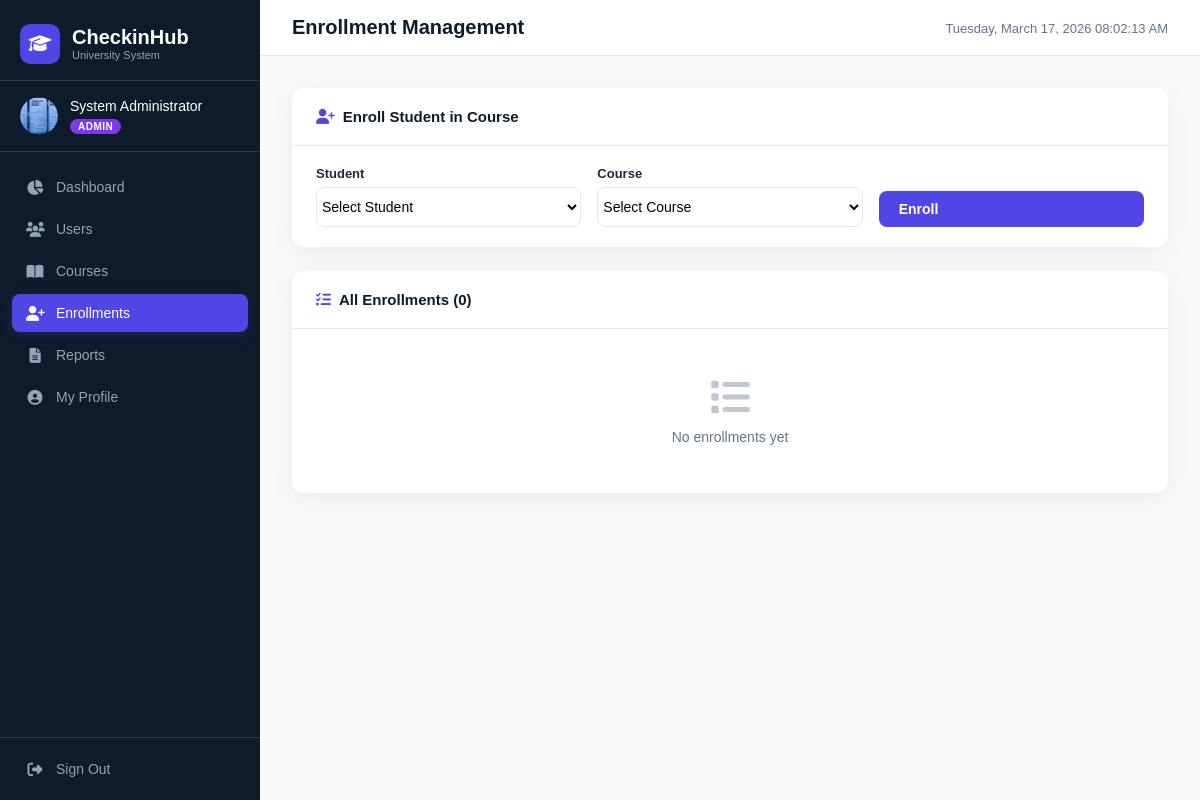
Before: /admin/enrollments (signed in) with the older database file.
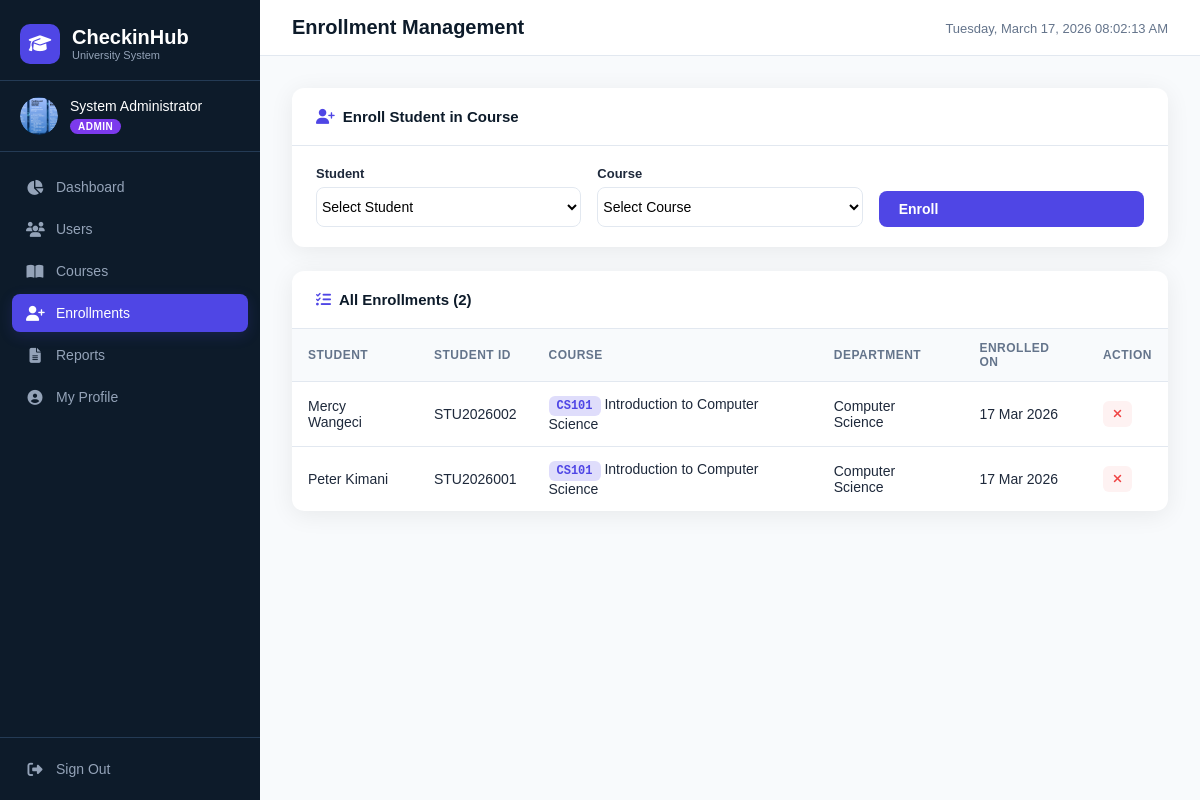
After: the same page with the newer database file.
### app/models/enrollment_model.py (models this page shows, shortened)
class Enrollment(db.Model):
    __tablename__ = 'enrollments'
    id = db.Column(db.Integer, primary_key=True)
    student_id = db.Column(db.Integer, db.ForeignKey('users.id'), nullable=False)
    course_id = db.Column(db.Integer, db.ForeignKey('courses.id'), nullable=False)
    enrolled_at = db.Column(db.DateTime, default=datetime.utcnow)
    __table_args__ = (db.UniqueConstraint('student_id', 'course_id', name='unique_enrollment'),)

### app/models/user_model.py (models this page shows, shortened)
class User(UserMixin, db.Model):
    __tablename__ = 'users'
    id = db.Column(db.Integer, primary_key=True)
    full_name = db.Column(db.String(150), nullable=False)
    email = db.Column(db.String(150), unique=True, nullable=False)
    student_id = db.Column(db.String(50), unique=True, nullable=True)
    password_hash = db.Column(db.String(256), nullable=False)
    role = db.Column(db.String(20), nullable=False, default='student')  # admin, lecturer, student
    is_active = db.Column(db.Boolean, default=True)
    profile_picture = db.Column(db.String(300), nullable=True)
    bio = db.Column(db.String(300), nullable=True)
    phone = db.Column(db.String(30), nullable=True)
    created_at = db.Column(db.DateTime, default=datetime.utcnow)
    enrollments = db.relationship(
        'Enrollment',
        backref='student',
        lazy='dynamic',
        cascade='all, delete-orphan',
        foreign_keys='Enrollment.student_id'
    )
    attendance_records = db.relationship(
        'AttendanceRecord',
        backref='student',
        lazy='dynamic',
        cascade='all, delete-orphan'
    )
    courses_teaching = db.relationship(
        'Course',
        backref='lecturer',
        lazy='dynamic',
        foreign_keys='Course.lecturer_id'
    )

### app/models/course_model.py (models this page shows, shortened)
class Course(db.Model):
    __tablename__ = 'courses'
    id = db.Column(db.Integer, primary_key=True)
    course_code = db.Column(db.String(20), unique=True, nullable=False)
    course_name = db.Column(db.String(200), nullable=False)
    department = db.Column(db.String(100), nullable=False)
    semester = db.Column(db.String(50), nullable=False)
    lecturer_id = db.Column(db.Integer, db.ForeignKey('users.id'), nullable=True)
    created_at = db.Column(db.DateTime, default=datetime.utcnow)
    enrollments = db.relationship(
        'Enrollment',
        backref='course',
        lazy='dynamic',
        cascade='all, delete-orphan'
    )
    sessions = db.relationship(
        'AttendanceSession',
        backref='course',
        lazy='dynamic',
        cascade='all, delete-orphan'
    )

### app/routes/admin_routes.py (the view)
@admin_bp.route('/enrollments')
@login_required
@role_required('admin')
def enrollments():
    students = User.query.filter_by(role='student').all()
    courses = Course.query.all()
    all_enrollments = Enrollment.query.all()
    return render_template('admin/enrollments.html',
        students=students, courses=courses, enrollments=all_enrollments)

### app/models/user_model.py (called while the page is built)
@login_manager.user_loader
def load_user(user_id):
    return User.query.get(int(user_id))

### app/utils/helpers.py (called while the page is built)
def role_required(*roles):
    def decorator(f):
        @wraps(f)
        def decorated_function(*args, **kwargs):
            if not current_user.is_authenticated:
                return redirect(url_for('auth.login'))
            if current_user.role not in roles:
                flash('Access denied. Insufficient permissions.', 'danger')
                return redirect(url_for('auth.login'))
            return f(*args, **kwargs)
        return decorated_function
    return decorator

### app/templates/admin/enrollments.html (shortened to what this page needs)
{% extends 'base.html' %}
{% block page_title %}Enrollment Management{% endblock %}
{% block content %}
<div class="section-card">
  <div class="section-header">
    <h3><i class="fas fa-user-plus"></i> Enroll Student in Course</h3>
  </div>
  <form method="POST" action="{{ url_for('admin.create_enrollment') }}" class="inline-form">
    <div class="form-row">
      <div class="form-group">
        <label>Student</label>
        <select name="student_id" class="form-control" required>
          <option value="">Select Student</option>
        </select>
      </div>
      <div class="form-group">
        <label>Course</label>
        <select name="course_id" class="form-control" required>
          <option value="">Select Course</option>
        </select>
      </div>
      <div class="form-group align-end">
        <button type="submit" class="btn-primary">Enroll</button>
      </div>
    </div>
  </form>
</div>
<div class="section-card">
  <div class="section-header">
    <h3><i class="fas fa-list-check"></i> All Enrollments ({{ enrollments|length }})</h3>
  </div>
  {% if enrollments %}
  <table class="data-table">
    <thead>
      <tr>
        <th>Student</th>
        <th>Student ID</th>
        <th>Course</th>
        <th>Department</th>
        <th>Enrolled On</th>
        <th>Action</th>
      </tr>
    </thead>
    <tbody>
      {% for e in enrollments %}
      <tr>
        <td>{{ e.student.full_name }}</td>
        <td>{{ e.student.student_id or '—' }}</td>
        <td><span class="code-badge">{{ e.course.course_code }}</span> {{ e.course.course_name }}</td>
        <td>{{ e.course.department }}</td>
        <td>{{ e.enrolled_at.strftime('%d %b %Y') }}</td>
        <td>
          <form method="POST" action="{{ url_for('admin.delete_enrollment', enrollment_id=e.id) }}"
            onsubmit="return confirm('Remove enrollment?')"><button type="submit" class="btn-danger-sm"><i
                class="fas fa-times"></i></button></form>
        </td>
      </tr>
      {% endfor %}
    </tbody>
  </table>
  {% else %}<div class="empty-state"><i class="fas fa-list"></i>
    <p>No enrollments yet</p>
  </div>{% endif %}
</div>
{% endblock %}

Changed rows visible on the page:
added Enrollment: student.full_name "Mercy Wangeci", student "STU2026002", course.course_code "CS101", course.course_name "Introduction to Computer Science", course.department "Computer Science", enrolled_at "17 Mar 2026"
added Enrollment: student.full_name "Peter Kimani", student "STU2026001", course.course_code "CS101", course.course_name "Introduction to Computer Science", course.department "Computer Science", enrolled_at "17 Mar 2026"
Other visible differences:
{{ enrollments|length }}: "0" → "2"
text no longer shown: "No enrollments yet"
text now shown: "STUDENT STUDENT ID COURSE DEPARTMENT ENROLLED ON ACTION"
